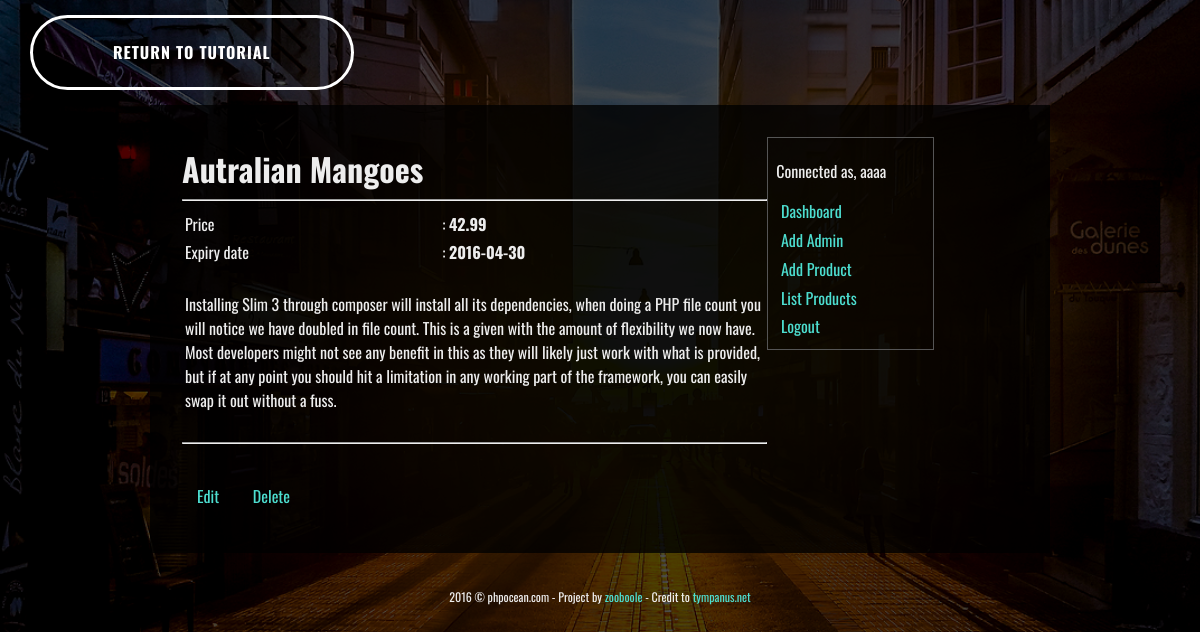
Screenshot of /view-product-details.php?id=7 (signed in) with the database file from the repository.
### tables this page shows
CREATE TABLE IF NOT EXISTS `products` (
  `id` int(11) NOT NULL AUTO_INCREMENT,
  `product_name` varchar(255) NOT NULL,
  `product_price` float NOT NULL,
  `product_expires_on` date NOT NULL,
  `product_description` text NOT NULL,
  `created_on` varchar(30) NOT NULL,
  PRIMARY KEY (`id`)
);

### config/dbconnection.php (called while the page is built, shortened)
<?php
        class Dbconnect extends PDO
        {
            private $dbengine   = 'mysql';
            private $dbhost     = 'localhost';
            private $dbuser     = '';
            private $dbpassword = '';
            private $dbname     = 'pms';
        	function __construct()
        	{
        		try{
	                $this->dbh = new PDO("".$this->dbengine.":host=$this->dbhost; dbname=$this->dbname", $this->dbuser, $this->dbpassword);
	            }
	            catch (PDOException $e){
	                $e->getMessage();
	            }
        	}
        }

### includes/classes/admin-class.php (called while the page is built, shortened)
<?php
	class Admins
	{
		private $dbh = null;
		public function __construct($db)
		{
			$this->dbh = $db->dbh;
		}
		public function getAProduct($id)
		{
			if (is_int($id))
			{
				$request = $this->dbh->prepare("SELECT * FROM products WHERE id = ?");
				if ($request->execute([$id])) {
					return $request->fetchAll();
				}
				return false;
			}
			return false;
		}
	}

### view-product-details.php (the view, shortened to what this page needs)
<?php
	$productId = isset($_GET['id']) && intval($_GET['id']) > 0 ? intval($_GET['id']) : 0;
	if ($productId > 0) {
		require_once ROOT."../includes/classes/admin-class.php";
		$admins 	= new Admins($dbh);
		$productDetails = $admins->getAProduct($productId);
	}
?>
<html>
	<head>
		<link rel="stylesheet" href="https://maxcdn.bootstrapcdn.com/font-awesome/4.5.0/css/font-awesome.min.css">
		<link rel="stylesheet" href="public/css/CreativeButtons/css/component.css">
		<link rel="stylesheet" href="public/css/style.css">
	</head>
	<body>
		<main class="container">
			<a href="http://phpocean.com/tutorials/back-end/make-your-first-crud-with-php-case-of-a-product-management-system/34" class="btn btn-4 btn-4d icon-arrow-left">Return to tutorial</a>
			<div class="admin-pannel">
				<div class="dashboard">
				<?php if (isset($productDetails) && sizeof($productDetails) > 0) : $product = $productDetails[0]; ?>
					<h1><?= htmlentities(strip_tags($product->product_name)) ?></h1>
					<hr>
					<table width="100%" border="0">
						<tr>
							<td>Price</td>
							<td>: <strong><?= htmlentities(strip_tags($product->product_price)) ?></strong> </td>
						</tr>
						<tr>
							<td>Expiry date</td>
							<td>: <strong><?= htmlentities(strip_tags($product->product_expires_on)) ?></strong> </td>
						</tr>
						<tr>
							<td colspan="2">
							<br>
								<?= htmlentities(strip_tags(nl2br($product->product_description))) ?>
							</td>
						</tr>
					</table>
						<br>
						<hr>
						<br>
					<ul class="btns">
						<li><a href="edit-product.php?id=<?= $product->id ?>" class="btn-1a">Edit</a></li>
						<li><a href="delete-product.php?id=<?= $product->id ?>" class="btn-1a" onclick="return confirm('Are you sure you want to delete this item?');">Delete</a></li>
					</ul>
				<?php else: ?>
				<h3>No product is select.</h3>
				<?php endif ?>
				</div>
				<aside class="admin-menu">
					<p>Connected as, <?= strip_tags($_SESSION['admin_session']) ?></p>
					<ul>
						<li><a href="dashboard.php">Dashboard</a></li>
						<li><a href="add-admin.php">Add Admin</a></li>
						<li><a href="add-product.php">Add Product</a></li>
						<li><a href="list-products.php">List Products</a></li>
						<li><a href="logout.php">Logout</a></li>
					</ul>
				</aside>
			</div>
			<footer>
				<?= date("Y") ?> &copy; phpocean.com - Project by <a href="http://zooboole.me" target="_blank">zooboole</a> - Credit to <a href="http://tympanus.net/codrops/2013/06/13/creative-button-styles/" target="_blank">tympanus.net</a>
			</footer>
		</main>
	</body>
</html>

### public/css/CreativeButtons/css/component.css (style rules this page uses)
.btn { border: none; font-family: inherit; font-size: inherit; color: inherit; background: none; cursor: pointer; padding: 25px 80px; display: inline-block; margin: 15px 30px; text-transform: uppercase; letter-spacing: 1px; font-weight: 700; outline: none; position: relative; -webkit-transition: all 0.3s; -moz-transition: all 0.3s; transition: all 0.3s; }
.btn:after { content: ''; position: absolute; z-index: -1; -webkit-transition: all 0.3s; -moz-transition: all 0.3s; transition: all 0.3s; }
.btn:before, .icon-heart:after, .icon-star:after, .icon-plus:after, .icon-file:before { font-family: 'icomoon'; speak: none; font-style: normal; font-weight: normal; font-variant: normal; text-transform: none; line-height: 1; position: relative; -webkit-font-smoothing: antialiased; }
.icon-arrow-left:before { content: "\e003"; }
.btn-4 { border-radius: 50px; border: 3px solid #fff; color: #fff; overflow: hidden; }
.btn-4:before { position: absolute; height: 100%; font-size: 125%; line-height: 3.5; color: #fff; -webkit-transition: all 0.3s; -moz-transition: all 0.3s; transition: all 0.3s; }
.btn-4d:before { left: 30%; opacity: 0; top: 0; }

### public/css/style.css (style rules this page uses)
html, body { font-family: Oswald; font-size: 16px; font-size: 100%; font-size: 1em; line-height: 1.2em; color: #ededed; height: 100%; width: 100%; margin: 0; padding: 0; background-color: #34495e; background-image: url('../images/body-bg.jpg'); background-attachment: fixed; background-size: cover; }
* { box-sizing: border-box; }
a { text-decoration: none; color: #4DDED0; }
.container { background-color: rgba(0, 0, 0, 0.7); background: rgba(0, 0, 0, 0.7); width: 100%; height: 100%; margin: 0 auto; padding-top: 0%; }
.admin-pannel { width: 900px; height: auto; padding: 2em; margin: 0 auto; background-color: rgba(0,0,0,0.8); }
.dashboard { width: 70%; }
.admin-menu { outline: 0; width: 20%; padding:0.5em; border: 1px solid #555; }
.admin-menu ul { padding: 0; margin: 0; }
.admin-menu ul li { list-style-type: none; display: block; }
.admin-menu ul li a { display: block; padding: 0.3em; }
.admin-menu, .dashboard { display: inline-block; float: left; }
.btns { padding: 0; margin: 0; }
.btns li { padding: 0; margin: 0; list-style-type: none; display: inline-block; }
.btns a, button { display: block; padding: 15px; }
footer { font-size: 12px; text-align: center; width: 800px; margin: 2em auto; padding: 10px 30px; }

### rows the page displays
products: product_name "Autralian Mangoes", product_price "42.99", product_expires_on "2016-04-30", product_description "Installing Slim 3 through composer will install all its dependencies, when doing a PHP file count you will notice we have doubled in file count. This is a given with the amount of flexibility we now have. Most developers might not see any benefit in this as they will likely just work with what is provided, but if at any point you should hit a limitation in any working part of the framework, you can easily swap it out without a fuss."

### other values shown
strip_tags($_SESSION['admin_session']) "aaaa"
